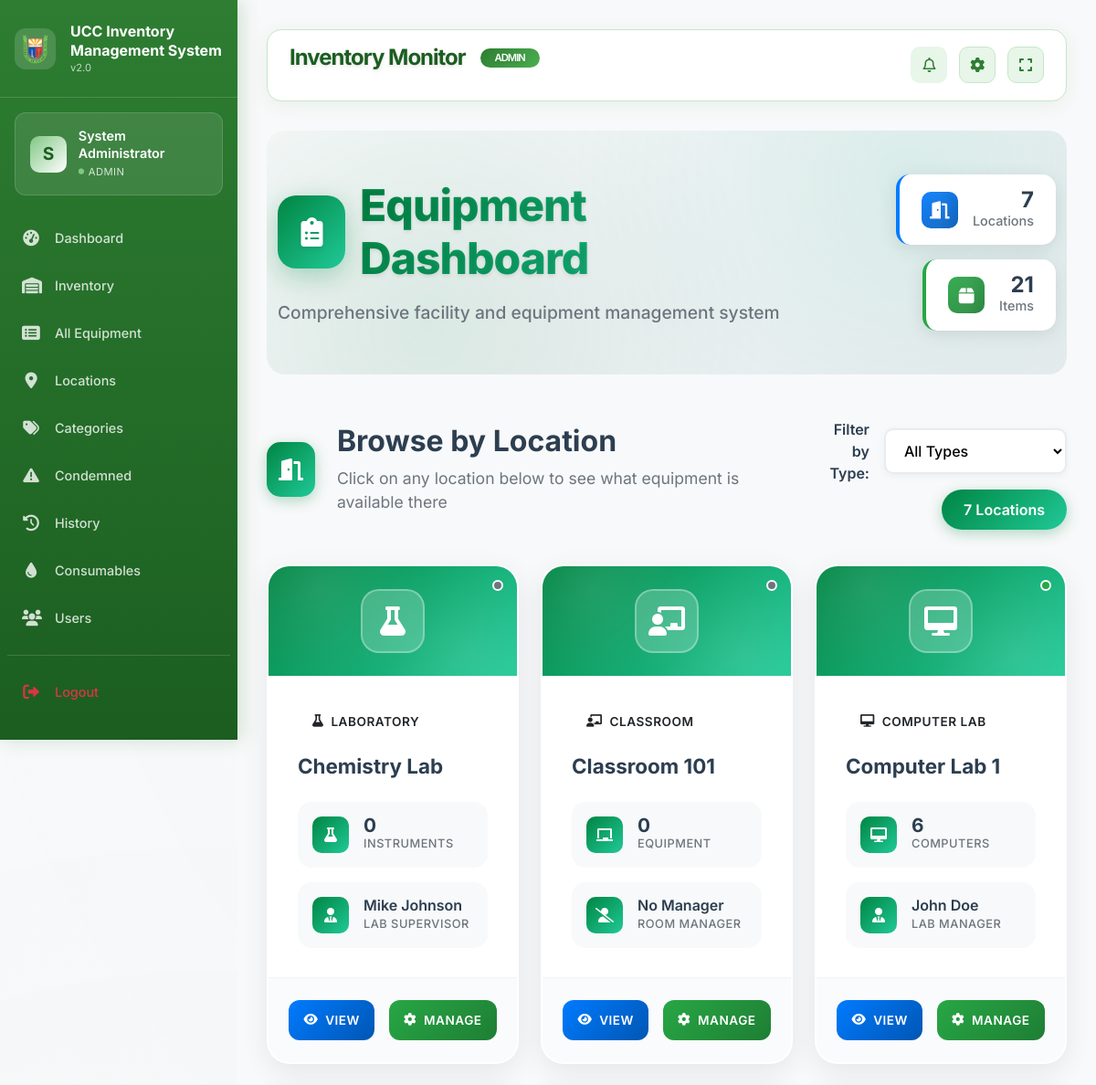
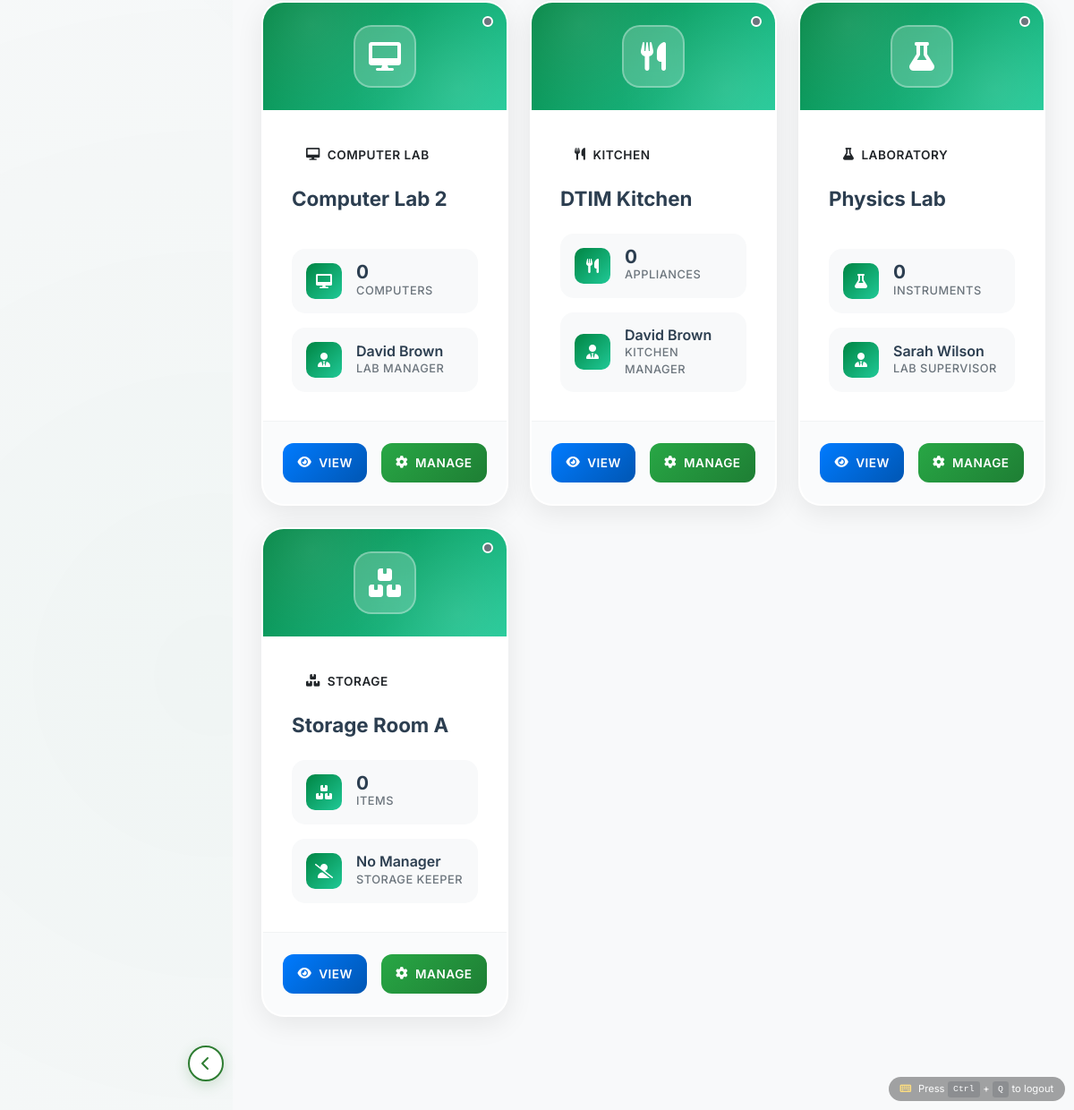
The app's page /archive_sites/inventory_monitor.php (signed in) with its own data (2 pictures, top to bottom).
### tables this page shows
CREATE TABLE `locations` (
  `id` int(11) NOT NULL,
  `location_name` varchar(100) NOT NULL,
  `location_type_id` int(11) DEFAULT NULL,
  `location_type` varchar(50) DEFAULT NULL,
  `description` text DEFAULT NULL,
  `capacity` int(11) DEFAULT 0,
  `facilitator_id` int(11) DEFAULT NULL,
  `created_at` timestamp NOT NULL DEFAULT current_timestamp(),
  `updated_at` timestamp NOT NULL DEFAULT current_timestamp() ON UPDATE current_timestamp()
);

CREATE TABLE `users` (
  `id` int(11) NOT NULL,
  `username` varchar(50) NOT NULL,
  `password` varchar(255) NOT NULL,
  `full_name` varchar(100) NOT NULL,
  `email` varchar(100) NOT NULL,
  `role` enum('admin','user') DEFAULT 'user',
  `created_at` timestamp NOT NULL DEFAULT current_timestamp(),
  `updated_at` timestamp NOT NULL DEFAULT current_timestamp() ON UPDATE current_timestamp()
);

### archive_sites/inventory_monitor.php (the view, shortened to what the rows shown need)
<?php
$database = new Database();
$db = $database->getConnection();
try {
    $db->query("SELECT 1 FROM kitchen_equipment LIMIT 1");
} catch (Exception $e) {
    header("Location: create_equipment_tables.php");
    exit();
}
$query = "SELECT l.id, l.location_name, l.location_type, l.facilitator_id,
          f.full_name as facilitator_name,
          CASE
            WHEN l.location_type = 'computer_lab' THEN (SELECT COUNT(*) FROM computer_inventory WHERE location_id = l.id)
            WHEN l.location_type = 'kitchen' THEN (SELECT COUNT(*) FROM kitchen_equipment WHERE location_id = l.id)
            WHEN l.location_type = 'office' THEN (SELECT COUNT(*) FROM office_equipment WHERE location_id = l.id)
            WHEN l.location_type = 'regular_lab' THEN (SELECT COUNT(*) FROM lab_equipment WHERE location_id = l.id)
            ELSE (SELECT COUNT(*) FROM general_equipment WHERE location_id = l.id)
          END as equipment_count
          FROM locations l
          LEFT JOIN users f ON l.facilitator_id = f.id
          ORDER BY l.location_name";
$stmt = $db->prepare($query);
$stmt->execute();
$locations = $stmt->fetchAll(PDO::FETCH_ASSOC);
include '../includes/header.php';
?>
<div class="inventory-monitor-header mb-5">
    <div class="container-fluid">
        <div class="row align-items-center">
            <div class="col-md-8">
                <div class="page-title-section">
                    <div class="title-animation">
                        <h1 class="page-title mb-3">
                            <div class="title-icon-wrapper">
                                <i class="fas fa-clipboard-list"></i>
                            </div>
                            <span class="title-text">Equipment Dashboard</span>
                        </h1>
                    </div>
                </div>
            </div>
        </div>
    </div>
</div>
<div class="locations-grid-section mb-5">
    <div class="section-header-enhanced mb-5">
        <div class="row align-items-center">
            <div class="col-md-8">
                <div class="section-title-wrapper">
                    <div class="section-content">
                        <h2 class="section-title">Browse by Location</h2>
                    </div>
                </div>
            </div>
        </div>
    </div>
    <?php if (empty($locations)): ?>
    <div class="empty-state">
        <div class="empty-icon">
            <i class="fas fa-door-open"></i>
        </div>
        <h4>No Locations Set Up Yet</h4>
        <p class="text-muted">You need to add some locations before you can manage equipment by location.</p>
        <a href="locations.php" class="btn btn-primary modern-btn">
            <i class="fas fa-plus me-1"></i> Add Locations
        </a>
    </div>
    <?php else: ?>
    <div class="row location-cards-grid">
        <?php foreach ($locations as $location): ?>
        <div class="col-xl-4 col-lg-6 col-md-6 mb-4 location-item" data-type="<?php echo $location['location_type'] ?? 'computer_lab'; ?>">
            <div class="location-card-enhanced" onclick="window.location.href='inventory.php?location=<?php echo $location['id']; ?>'">
                <div class="location-header-enhanced">
                    <div class="header-background-pattern"></div>
                    <div class="location-icon-enhanced">
                        <?php
                        $type_icons = [
                            'computer_lab' => 'fa-desktop',
                            'regular_lab' => 'fa-flask',
                            'kitchen' => 'fa-utensils',
                            'office' => 'fa-briefcase',
                            'storage' => 'fa-boxes',
                            'classroom' => 'fa-chalkboard-teacher',
                            'library' => 'fa-book',
                            'conference' => 'fa-users',
                            'other' => 'fa-building'
                        ];
                        $location_type = $location['location_type'] ?? 'computer_lab';
                        $icon = $type_icons[$location_type] ?? 'fa-building';
                        ?>
                        <i class="fas <?php echo $icon; ?>"></i>
                    </div>
                    <div class="location-status-indicator">
                        <div class="status-dot <?php echo $location['equipment_count'] > 0 ? 'active' : 'inactive'; ?>"></div>
                    </div>
                </div>
                <div class="location-body-enhanced">
                    <div class="location-type-badge-enhanced">
                        <?php
                        $type_labels = [
                            'computer_lab' => 'Computer Lab',
                            'regular_lab' => 'Laboratory',
                            'kitchen' => 'Kitchen',
                            'office' => 'Office',
                            'storage' => 'Storage',
                            'classroom' => 'Classroom',
                            'library' => 'Library',
                            'conference' => 'Conference Room',
                            'other' => 'Other'
                        ];
                        $label = $type_labels[$location_type] ?? 'Other';
                        ?>
                        <span class="type-badge-enhanced type-<?php echo $location_type; ?>">
                            <i class="fas <?php echo $icon; ?>"></i>
                            <?php echo $label; ?>
                        </span>
                    </div>
                    <h4 class="location-name-enhanced"><?php echo htmlspecialchars($location['location_name']); ?></h4>
                    <div class="location-stats-enhanced">
                        <div class="stat-card-mini">
                            <div class="stat-icon-mini">
                                <?php
                                $equipment_icons = [
                                    'computer_lab' => 'fa-desktop',
                                    'kitchen' => 'fa-utensils',
                                    'office' => 'fa-briefcase',
                                    'regular_lab' => 'fa-flask',
                                    'storage' => 'fa-boxes',
                                    'classroom' => 'fa-chalkboard',
                                    'library' => 'fa-book',
                                    'conference' => 'fa-users',
                                    'other' => 'fa-box'
                                ];
                                $equipment_icon = $equipment_icons[$location_type] ?? 'fa-box';
                                ?>
                                <i class="fas <?php echo $equipment_icon; ?>"></i>
                            </div>
                            <div class="stat-content-mini">
                                <span class="stat-number-mini"><?php echo $location['equipment_count']; ?></span>
                                <span class="stat-label-mini">
                                    <?php
                                    $equipment_labels = [
                                        'computer_lab' => 'Computers',
                                        'kitchen' => 'Appliances',
                                        'office' => 'Equipment',
                                        'regular_lab' => 'Instruments',
                                        'storage' => 'Items',
                                        'classroom' => 'Equipment',
                                        'library' => 'Resources',
                                        'conference' => 'Equipment',
                                        'other' => 'Items'
                                    ];
                                    echo $equipment_labels[$location_type] ?? 'Items';
                                    ?>
                                </span>
                            </div>
                        </div>
                        <div class="stat-card-mini">
                            <div class="stat-icon-mini">
                                <i class="fas fa-<?php echo $location['facilitator_name'] ? 'user-tie' : 'user-slash'; ?>"></i>
                            </div>
                            <div class="stat-content-mini">
                                <span class="stat-name-mini"><?php echo $location['facilitator_name'] ? htmlspecialchars($location['facilitator_name']) : 'No Manager'; ?></span>
                                <span class="stat-label-mini">
                                    <?php
                                    $manager_titles = [
                                        'computer_lab' => 'Lab Manager',
                                        'kitchen' => 'Kitchen Manager',
                                        'office' => 'Office Manager',
                                        'regular_lab' => 'Lab Supervisor',
                                        'storage' => 'Storage Keeper',
                                        'classroom' => 'Room Manager',
                                        'library' => 'Librarian',
                                        'conference' => 'Room Manager',
                                        'other' => 'Manager'
                                    ];
                                    echo $manager_titles[$location_type] ?? 'Manager';
                                    ?>
                                </span>
                            </div>
                        </div>
                    </div>
                </div>
                <div class="location-footer-enhanced">
                    <div class="action-buttons-enhanced">
                        <button class="action-btn-enhanced primary"
                                onclick="event.stopPropagation(); window.location.href='inventory.php?location=<?php echo $location['id']; ?>'"
                                title="<?php
                                $view_tooltips = [
                                    'computer_lab' => 'View Computers in This Lab',
                                    'kitchen' => 'View Kitchen Appliances',
                                    'office' => 'View Office Equipment',
                                    'regular_lab' => 'View Lab Instruments',
                                    'storage' => 'View Stored Items',
                                    'classroom' => 'View Classroom Equipment',
                                    'library' => 'View Library Resources',
                                    'conference' => 'View Conference Equipment',
                                    'other' => 'View Equipment'
                                ];
                                echo $view_tooltips[$location_type] ?? 'View Equipment';
                                ?>">
                            <i class="fas fa-eye"></i>
                            <span>View</span>
                        </button>
                        <button class="action-btn-enhanced success"
                                onclick="event.stopPropagation(); window.location.href='locations.php'"
                                title="<?php
                                $manage_tooltips = [
                                    'computer_lab' => 'Manage This Computer Lab',
                                    'kitchen' => 'Manage This Kitchen',
                                    'office' => 'Manage This Office',
                                    'regular_lab' => 'Manage This Laboratory',
                                    'storage' => 'Manage This Storage Area',
                                    'classroom' => 'Manage This Classroom',
                                    'library' => 'Manage This Library',
                                    'conference' => 'Manage This Conference Room',
                                    'other' => 'Manage This Location'
                                ];
                                echo $manage_tooltips[$location_type] ?? 'Manage This Location';
                                ?>">
                            <i class="fas fa-cog"></i>
                            <span>Manage</span>
                        </button>
                    </div>
                </div>
            </div>
        </div>
        <?php endforeach; ?>
    </div>
    <?php endif; ?>
</div>
<?php include '../includes/footer.php'; ?>

### records on screen
locations: location_type "LABORATORY", location_name "Chemistry Lab", equipment_count "0", location_type "INSTRUMENTS", facilitator.full_name "Mike Johnson", location_type "LAB SUPERVISOR"
locations: location_type "CLASSROOM", location_name "Classroom 101", equipment_count "0", location_type "EQUIPMENT", shows "No Manager", location_type "ROOM MANAGER"
locations: location_type "COMPUTER LAB", location_name "Computer Lab 1", equipment_count "6", location_type "COMPUTERS", facilitator.full_name "John Doe", location_type "LAB MANAGER"
locations: location_type "COMPUTER LAB", location_name "Computer Lab 2", equipment_count "0", location_type "COMPUTERS", facilitator.full_name "David Brown", location_type "LAB MANAGER"
locations: location_type "KITCHEN", location_name "DTIM Kitchen", equipment_count "0", location_type "APPLIANCES", facilitator.full_name "David Brown", location_type "KITCHEN MANAGER"
locations: location_type "LABORATORY", location_name "Physics Lab", equipment_count "0", location_type "INSTRUMENTS", facilitator.full_name "Sarah Wilson", location_type "LAB SUPERVISOR"
locations: location_type "STORAGE", location_name "Storage Room A", equipment_count "0", location_type "ITEMS", shows "No Manager", location_type "STORAGE KEEPER"

### other values on screen
substr($_SESSION['full_name'], 0, 1) "S"
$_SESSION['full_name'] "System Administrator"
$_SESSION['role'] "ADMIN"
$page_title "Inventory Monitor"
count($locations) "7"
$equipment_stats['total_equipment'] "21"
